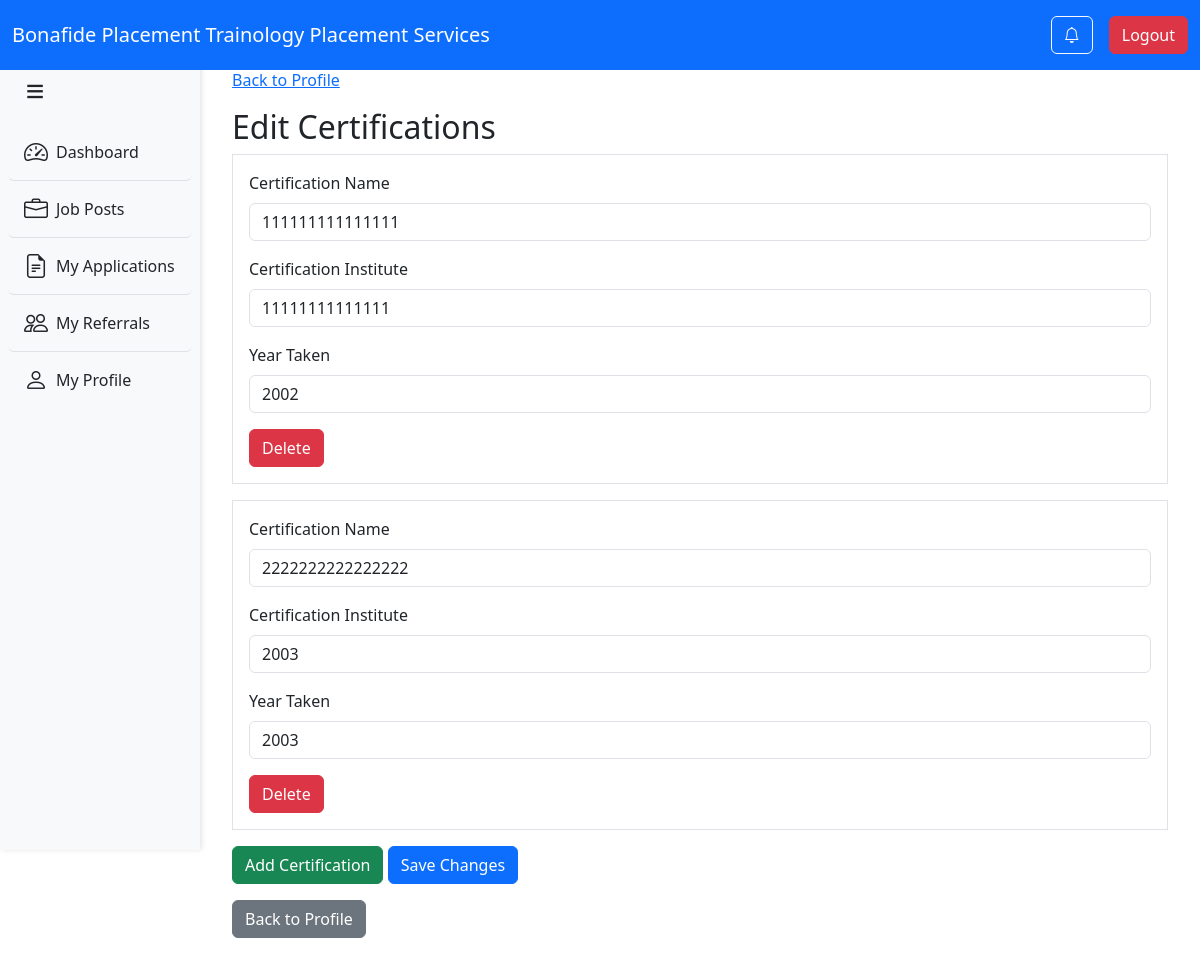
The app's page /applicant/edit_certifications.php (signed in) with its own data.
### tables this page shows
CREATE TABLE `user_certifications` (
  `certification_id` int(11) NOT NULL,
  `user_id` int(11) DEFAULT NULL,
  `certification_name` varchar(255) DEFAULT NULL,
  `certification_institute` varchar(255) DEFAULT NULL,
  `year_taken_certification` year(4) DEFAULT NULL
);

### applicant/edit_certifications.php (the view, shortened to what this page needs)
<?php
include 'header.php';
include 'sidebar.php';
$user_id = $_SESSION['user_id'];
$stmt = $pdo->prepare("SELECT * FROM user_certifications WHERE user_id = ?");
$stmt->execute([$user_id]);
$certifications = $stmt->fetchAll(PDO::FETCH_ASSOC);
$stmt = $pdo->prepare("SELECT * FROM user_certifications WHERE user_id = ?");
$stmt->execute([$user_id]);
$certifications = $stmt->fetchAll(PDO::FETCH_ASSOC);
?>
<!DOCTYPE html>
<html lang="en">
<head>
    <link href="https://cdn.jsdelivr.net/npm/bootstrap@5.3.0-alpha1/dist/css/bootstrap.min.css" rel="stylesheet">
</head>
<body>
<div id="content">
    <div class="container mt-5">
    <div class="mb-3">
            <a href="my_profile.php">Back to Profile</a>
    </div>
        <h2>Edit Certifications</h2>
        <form method="POST">
            <div id="certificationsContainer">
                <?php foreach ($certifications as $cert): ?>
                    <div class="certification-group border p-3 mb-3">
                        <div class="mb-3">
                            <label class="form-label">Certification Name</label>
                            <input type="text" class="form-control" name="certification_name[]" value="<?= htmlspecialchars($cert['certification_name']) ?>" required>
                        </div>
                        <div class="mb-3">
                            <label class="form-label">Certification Institute</label>
                            <input type="text" class="form-control" name="certification_institute[]" value="<?= htmlspecialchars($cert['certification_institute']) ?>" required>
                        </div>
                        <div class="mb-3">
                            <label class="form-label">Year Taken</label>
                            <input type="number" class="form-control" name="year_taken_certification[]" value="<?= htmlspecialchars($cert['year_taken_certification']) ?>" min="1900" max="2100" required>
                        </div>
                        <button type="button" class="btn btn-danger" onclick="confirmDelete(this, <?= $cert['certification_id'] ?>)">Delete</button>
                    </div>
                <?php endforeach; ?>
            </div>
            <button type="button" class="btn btn-success" onclick="addCertification()">Add Certification</button>
            <button type="submit" class="btn btn-primary">Save Changes</button>
        </form>
        <a href="my_profile.php" class="btn btn-secondary mt-3">Back to Profile</a>
    </div>
</div>
</body>
</html>

### applicant/header.php (style rules this page uses)
body { margin: 0; padding: 0; min-height: 100vh; padding-top: 60px; }
#content { margin-left: 200px; padding: 20px; transition: margin-left 0.3s ease; padding-bottom: 60px; }

### applicant/sidebar.php (style rules this page uses)
body { margin: 0; padding: 0; }
#content { margin-left: 200px; padding: 20px; transition: margin-left 0.3s ease; }

### records on screen
user_certifications: certification_name "111111111111111", certification_institute "11111111111111", year_taken_certification "2002"
user_certifications: certification_name "2222222222222222", certification_institute "2003", year_taken_certification "2003"
